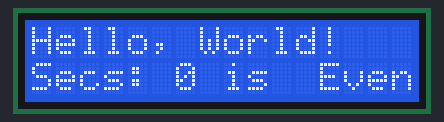
The sketch below on a simulated Arduino Uno, built with avr-gcc and run on an emulated ATmega328P. Shown: 16×2 character LCD.

Above: at 0.1 s.
At 4.1 s:
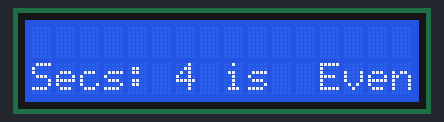
At 9.2 s:
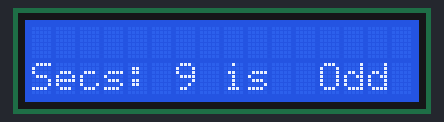
At 19.2 s:
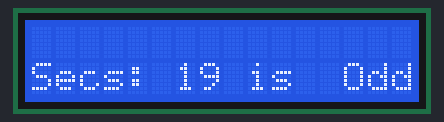
At 28.2 s:
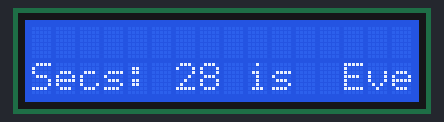
At 38.3 s:
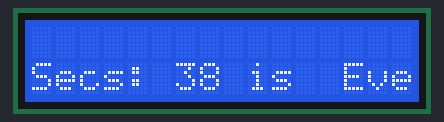

The sketch:

timer_oe.ino
```cpp
#include <LiquidCrystal.h>

int seconds = 0;
// startup the LCD
LiquidCrystal lcd_1(12, 11, 5, 4, 3, 2);

void setup()
{
    lcd_1.begin(16, 2); // 16x2 LCD display
    lcd_1.print("Hello, World!");
}

void loop()
{
    // Set the cursor to column 0, line 1
    lcd_1.setCursor(0, 1);

    // Print the number of seconds
    lcd_1.print("Secs: ");
    lcd_1.print(seconds);
    lcd_1.print(" ");
    lcd_1.print("is ");

    // Add a space to separate even/odd status
    lcd_1.print(" ");

    // Check if the number is even or odd
    if (seconds % 2 == 0)
    {
        lcd_1.print("Even");
    }
    else
    {
        lcd_1.print("Odd");
    }

    delay(1000);
    seconds += 1;

    // Clear the previous display to avoid overlapping text
    lcd_1.clear();
}
```

Measured:
- what the display in image 1 shows lasts 1.0 s, from 4.1 s to 5.1 s
